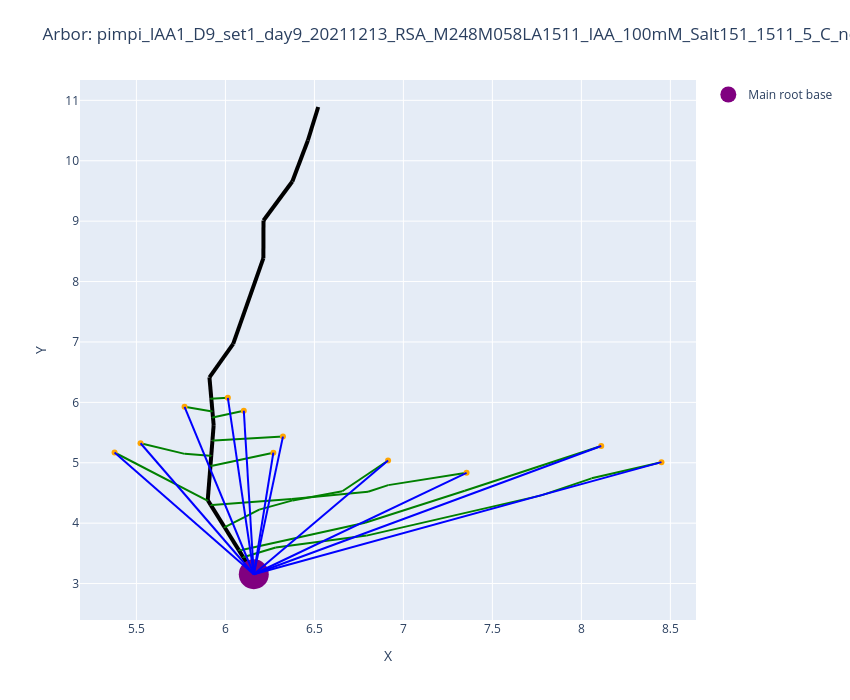

Notebook cell for this chart:
### Code cell
plot_arbors(fname, 0, 0)

### Figure 1 — Plotly figure (JSON) as saved in the notebook; plotly's stock layout.template omitted (floating-point values rounded to 4 significant figures)
{"data": [{"line": {"color": "black", "width": 4}, "mode": "lines", "showlegend": false, "type": "scatter", "x": [6.159, 6.1], "y": [3.154, 3.435]}, {"line": {"color": "black", "width": 4}, "mode": "lines", "showlegend": false, "type": "scatter", "x": [6.1, 6.075], "y": [3.435, 3.553]}, {"line": {"color": "black", "width": 4}, "mode": "lines", "showlegend": false, "type": "scatter", "x": [6.075, 5.995], "y": [3.553, 3.932]}, {"line": {"color": "black", "width": 4}, "mode": "lines", "showlegend": false, "type": "scatter", "x": [5.995, 5.918], "y": [3.932, 4.299]}, {"line": {"color": "black", "width": 4}, "mode": "lines", "showlegend": false, "type": "scatter", "x": [5.918, 5.902], "y": [4.299, 4.375]}, {"line": {"color": "black", "width": 4}, "mode": "lines", "showlegend": false, "type": "scatter", "x": [5.902, 5.901], "y": [4.375, 4.381]}, {"line": {"color": "black", "width": 4}, "mode": "lines", "showlegend": false, "type": "scatter", "x": [5.901, 5.916], "y": [4.381, 4.95]}, {"line": {"color": "black", "width": 4}, "mode": "lines", "showlegend": false, "type": "scatter", "x": [5.916, 5.92], "y": [4.95, 5.116]}, {"line": {"color": "black", "width": 4}, "mode": "lines", "showlegend": false, "type": "scatter", "x": [5.92, 5.927], "y": [5.116, 5.367]}, {"line": {"color": "black", "width": 4}, "mode": "lines", "showlegend": false, "type": "scatter", "x": [5.927, 5.934], "y": [5.367, 5.624]}, {"line": {"color": "black", "width": 4}, "mode": "lines", "showlegend": false, "type": "scatter", "x": [5.934, 5.93], "y": [5.624, 5.75]}, {"line": {"color": "black", "width": 4}, "mode": "lines", "showlegend": false, "type": "scatter", "x": [5.93, 5.927], "y": [5.75, 5.855]}, {"line": {"color": "black", "width": 4}, "mode": "lines", "showlegend": false, "type": "scatter", "x": [5.927, 5.921], "y": [5.855, 6.061]}, {"line": {"color": "black", "width": 4}, "mode": "lines", "showlegend": false, "type": "scatter", "x": [5.921, 5.91], "y": [6.061, 6.414]}, {"line": {"color": "black", "width": 4}, "mode": "lines", "showlegend": false, "type": "scatter", "x": [5.91, 6.044], "y": [6.414, 6.967]}, {"line": {"color": "black", "width": 4}, "mode": "lines", "showlegend": false, "type": "scatter", "x": [6.044, 6.213], "y": [6.967, 8.388]}, {"line": {"color": "black", "width": 4}, "mode": "lines", "showlegend": false, "type": "scatter", "x": [6.213, 6.214], "y": [8.388, 9.011]}, {"line": {"color": "black", "width": 4}, "mode": "lines", "showlegend": false, "type": "scatter", "x": [6.214, 6.376], "y": [9.011, 9.657]}, {"line": {"color": "black", "width": 4}, "mode": "lines", "showlegend": false, "type": "scatter", "x": [6.376, 6.463], "y": [9.657, 10.34]}, {"line": {"color": "black", "width": 4}, "mode": "lines", "showlegend": false, "type": "scatter", "x": [6.463, 6.521], "y": [10.34, 10.89]}, {"line": {"color": "green", "width": 2}, "mode": "lines", "showlegend": false, "type": "scatter", "x": [8.45, 8.057], "y": [5.01, 4.742]}, {"line": {"color": "green", "width": 2}, "mode": "lines", "showlegend": false, "type": "scatter", "x": [8.057, 7.775], "y": [4.742, 4.46]}, {"line": {"color": "green", "width": 2}, "mode": "lines", "showlegend": false, "type": "scatter", "x": [7.775, 6.793], "y": [4.46, 3.794]}, {"line": {"color": "green", "width": 2}, "mode": "lines", "showlegend": false, "type": "scatter", "x": [6.793, 6.283], "y": [3.794, 3.596]}, {"line": {"color": "green", "width": 2}, "mode": "lines", "showlegend": false, "type": "scatter", "x": [6.283, 6.1], "y": [3.596, 3.435]}, {"line": {"color": "green", "width": 2}, "mode": "lines", "showlegend": false, "type": "scatter", "x": [6.1, 6.1], "y": [3.435, 3.435]}, {"line": {"color": "green", "width": 2}, "mode": "lines", "showlegend": false, "type": "scatter", "x": [8.112, 7.345], "y": [5.278, 4.535]}, {"line": {"color": "green", "width": 2}, "mode": "lines", "showlegend": false, "type": "scatter", "x": [7.345, 6.785], "y": [4.535, 4.006]}, {"line": {"color": "green", "width": 2}, "mode": "lines", "showlegend": false, "type": "scatter", "x": [6.785, 6.091], "y": [4.006, 3.557]}, {"line": {"color": "green", "width": 2}, "mode": "lines", "showlegend": false, "type": "scatter", "x": [6.091, 6.075], "y": [3.557, 3.553]}, {"line": {"color": "green", "width": 2}, "mode": "lines", "showlegend": false, "type": "scatter", "x": [6.914, 6.657], "y": [5.038, 4.529]}, {"line": {"color": "green", "width": 2}, "mode": "lines", "showlegend": false, "type": "scatter", "x": [6.657, 6.378], "y": [4.529, 4.377]}, {"line": {"color": "green", "width": 2}, "mode": "lines", "showlegend": false, "type": "scatter", "x": [6.378, 6.19], "y": [4.377, 4.224]}, {"line": {"color": "green", "width": 2}, "mode": "lines", "showlegend": false, "type": "scatter", "x": [6.19, 5.994], "y": [4.224, 3.932]}, {"line": {"color": "green", "width": 2}, "mode": "lines", "showlegend": false, "type": "scatter", "x": [5.994, 5.995], "y": [3.932, 3.932]}, {"line": {"color": "green", "width": 2}, "mode": "lines", "showlegend": false, "type": "scatter", "x": [7.355, 6.915], "y": [4.833, 4.63]}, {"line": {"color": "green", "width": 2}, "mode": "lines", "showlegend": false, "type": "scatter", "x": [6.915, 6.801], "y": [4.63, 4.52]}, {"line": {"color": "green", "width": 2}, "mode": "lines", "showlegend": false, "type": "scatter", "x": [6.801, 6.373], "y": [4.52, 4.398]}, {"line": {"color": "green", "width": 2}, "mode": "lines", "showlegend": false, "type": "scatter", "x": [6.373, 5.925], "y": [4.398, 4.3]}, {"line": {"color": "green", "width": 2}, "mode": "lines", "showlegend": false, "type": "scatter", "x": [5.925, 5.918], "y": [4.3, 4.299]}, {"line": {"color": "green", "width": 2}, "mode": "lines", "showlegend": false, "type": "scatter", "x": [6.269, 5.927], "y": [5.167, 4.949]}, {"line": {"color": "green", "width": 2}, "mode": "lines", "showlegend": false, "type": "scatter", "x": [5.927, 5.916], "y": [4.949, 4.95]}, {"line": {"color": "green", "width": 2}, "mode": "lines", "showlegend": false, "type": "scatter", "x": [6.323, 5.937], "y": [5.433, 5.367]}, {"line": {"color": "green", "width": 2}, "mode": "lines", "showlegend": false, "type": "scatter", "x": [5.937, 5.927], "y": [5.367, 5.367]}, {"line": {"color": "green", "width": 2}, "mode": "lines", "showlegend": false, "type": "scatter", "x": [6.103, 5.928], "y": [5.861, 5.75]}, {"line": {"color": "green", "width": 2}, "mode": "lines", "showlegend": false, "type": "scatter", "x": [5.928, 5.93], "y": [5.75, 5.75]}, {"line": {"color": "green", "width": 2}, "mode": "lines", "showlegend": false, "type": "scatter", "x": [6.014, 5.917], "y": [6.074, 6.061]}, {"line": {"color": "green", "width": 2}, "mode": "lines", "showlegend": false, "type": "scatter", "x": [5.917, 5.921], "y": [6.061, 6.061]}, {"line": {"color": "green", "width": 2}, "mode": "lines", "showlegend": false, "type": "scatter", "x": [5.77, 5.918], "y": [5.927, 5.854]}, {"line": {"color": "green", "width": 2}, "mode": "lines", "showlegend": false, "type": "scatter", "x": [5.918, 5.927], "y": [5.854, 5.855]}, {"line": {"color": "green", "width": 2}, "mode": "lines", "showlegend": false, "type": "scatter", "x": [5.523, 5.771], "y": [5.323, 5.147]}, {"line": {"color": "green", "width": 2}, "mode": "lines", "showlegend": false, "type": "scatter", "x": [5.771, 5.913], "y": [5.147, 5.116]}, {"line": {"color": "green", "width": 2}, "mode": "lines", "showlegend": false, "type": "scatter", "x": [5.913, 5.92], "y": [5.116, 5.116]}, {"line": {"color": "green", "width": 2}, "mode": "lines", "showlegend": false, "type": "scatter", "x": [5.377, 5.899], "y": [5.17, 4.375]}, {"line": {"color": "green", "width": 2}, "mode": "lines", "showlegend": false, "type": "scatter", "x": [5.899, 5.902], "y": [4.375, 4.375]}, {"marker": {"color": "orange"}, "mode": "markers", "showlegend": false, "type": "scatter", "x": [8.45], "y": [5.01]}, {"marker": {"color": "orange"}, "mode": "markers", "showlegend": false, "type": "scatter", "x": [8.112], "y": [5.278]}, {"marker": {"color": "orange"}, "mode": "markers", "showlegend": false, "type": "scatter", "x": [6.914], "y": [5.038]}, {"marker": {"color": "orange"}, "mode": "markers", "showlegend": false, "type": "scatter", "x": [7.355], "y": [4.833]}, {"marker": {"color": "orange"}, "mode": "markers", "showlegend": false, "type": "scatter", "x": [6.269], "y": [5.167]}, {"marker": {"color": "orange"}, "mode": "markers", "showlegend": false, "type": "scatter", "x": [6.323], "y": [5.433]}, {"marker": {"color": "orange"}, "mode": "markers", "showlegend": false, "type": "scatter", "x": [6.103], "y": [5.861]}, {"marker": {"color": "orange"}, "mode": "markers", "showlegend": false, "type": "scatter", "x": [6.014], "y": [6.074]}, {"marker": {"color": "orange"}, "mode": "markers", "showlegend": false, "type": "scatter", "x": [5.77], "y": [5.927]}, {"marker": {"color": "orange"}, "mode": "markers", "showlegend": false, "type": "scatter", "x": [5.523], "y": [5.323]}, {"marker": {"color": "orange"}, "mode": "markers", "showlegend": false, "type": "scatter", "x": [5.377], "y": [5.17]}, {"marker": {"color": "purple", "size": 30}, "mode": "markers", "name": "Main root base", "type": "scatter", "x": [6.159], "y": [3.154]}, {"line": {"color": "blue"}, "mode": "lines", "showlegend": false, "type": "scatter", "x": [8.45, 6.159], "y": [5.01, 3.154]}, {"line": {"color": "blue"}, "mode": "lines", "showlegend": false, "type": "scatter", "x": [8.112, 6.159], "y": [5.278, 3.154]}, {"line": {"color": "blue"}, "mode": "lines", "showlegend": false, "type": "scatter", "x": [6.914, 6.159], "y": [5.038, 3.154]}, {"line": {"color": "blue"}, "mode": "lines", "showlegend": false, "type": "scatter", "x": [7.355, 6.159], "y": [4.833, 3.154]}, {"line": {"color": "blue"}, "mode": "lines", "showlegend": false, "type": "scatter", "x": [6.269, 6.159], "y": [5.167, 3.154]}, {"line": {"color": "blue"}, "mode": "lines", "showlegend": false, "type": "scatter", "x": [6.323, 6.159], "y": [5.433, 3.154]}, {"line": {"color": "blue"}, "mode": "lines", "showlegend": false, "type": "scatter", "x": [6.103, 6.159], "y": [5.861, 3.154]}, {"line": {"color": "blue"}, "mode": "lines", "showlegend": false, "type": "scatter", "x": [6.014, 6.159], "y": [6.074, 3.154]}, {"line": {"color": "blue"}, "mode": "lines", "showlegend": false, "type": "scatter", "x": [5.77, 6.159], "y": [5.927, 3.154]}, {"line": {"color": "blue"}, "mode": "lines", "showlegend": false, "type": "scatter", "x": [5.523, 6.159], "y": [5.323, 3.154]}, {"line": {"color": "blue"}, "mode": "lines", "showlegend": false, "type": "scatter", "x": [5.377, 6.159], "y": [5.17, 3.154]}], "layout": {"annotations": [{"font": {"size": 14}, "showarrow": false, "text": "", "x": 0.5, "xref": "paper", "y": -0.1, "yref": "paper"}], "height": 700, "margin": {"b": 80, "t": 80}, "title": {"text": "Arbor: pimpi_IAA1_D9_set1_day9_20211213_RSA_M248M058LA1511_IAA_100mM_Salt151_1511_5_C_noiaa.csv   |   G=0, alpha=0"}, "width": 850, "xaxis": {"title": {"text": "X"}}, "yaxis": {"title": {"text": "Y"}}}}
